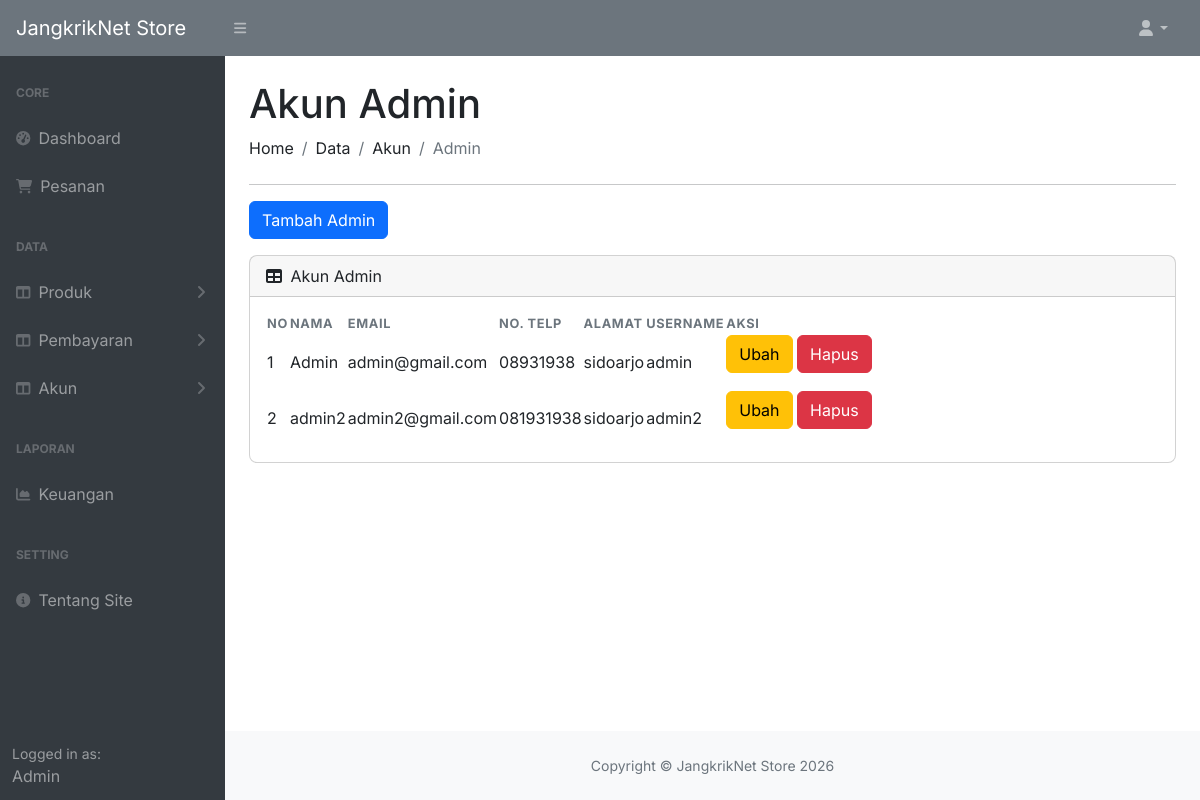
Page /admin/admin.php (signed in) on the committed database.
### tables this page shows
CREATE TABLE `user` (
  `id` int NOT NULL AUTO_INCREMENT,
  `nama` varchar(128) DEFAULT NULL,
  `username` varchar(128) DEFAULT NULL,
  `password` varchar(255) DEFAULT NULL,
  `email` varchar(128) DEFAULT NULL,
  `alamat` varchar(128) DEFAULT NULL,
  `no_telp` varchar(20) DEFAULT NULL,
  `role` enum('admin','user') DEFAULT 'user',
  PRIMARY KEY (`id`),
  UNIQUE KEY `username` (`username`),
  UNIQUE KEY `email` (`email`)
);

### config/function.php (called while the page is built, shortened)
<?php
require_once __DIR__ . '/db.php';
function query_all($query) {
    global $conn;
    $result = $conn->query($query);
    $data = [];
    if ($result) {
        while ($row = $result->fetch_assoc()) {
            $data[] = $row;
        }
        return [
            'status' => true,
            'message' => 'Data berhasil diambil',
            'data' => $data
        ];
    }
    return [
        'status' => false,
        'message' => 'Query gagal: ' . $conn->error,
        'data' => null
    ];
}
function get_all_users() {
    $query = "SELECT id, nama, username, email, alamat, no_telp, role FROM user";
    return query_all($query);
}

### admin/admin.php (the view, shortened to what this page needs)
<?php
include 'header.php';
$result = get_all_users();
$admin_list = array_filter($result['data'] ?? [], function($user) {
    return $user['role'] === 'admin';
});
?>
<div id="layoutSidenav_content">
    <main>
        <div class="container-fluid px-4">
            <h1 class="mt-4">Akun Admin</h1>
            <ol class="breadcrumb mb-4">
                <li class="breadcrumb-item">Home</li>
                <li class="breadcrumb-item">Data</li>
                <li class="breadcrumb-item">Akun</li>
                <li class="breadcrumb-item active">Admin</li>
            </ol>
            <hr>
            <button type="button" class="btn btn-primary mb-3" data-bs-toggle="modal" data-bs-target="#staticBackdrop">
                Tambah Admin
            </button>
            <div class="card mb-4">
                <div class="card-header">
                    <i class="fas fa-table me-1"></i>
                    Akun Admin
                </div>
                <div class="card-body">
                    <table id="datatablesSimple">
                        <thead>
                            <tr>
                                <th>No</th>
                                <th>Nama</th>
                                <th>Email</th>
                                <th>No. Telp</th>
                                <th>Alamat</th>
                                <th>Username</th>
                                <th>Aksi</th>
                            </tr>
                        </thead>
                        <tbody>
                            <?php
                            $no = 1;
                            foreach ($admin_list as $a):
                            ?>
                            <tr>
                                <td><?= $no++ ?></td>
                                <td><?= $a['nama'] ?></td>
                                <td><?= $a['email'] ?></td>
                                <td><?= $a['no_telp'] ?></td>
                                <td><?= $a['alamat'] ?></td>
                                <td><?= $a['username'] ?></td>
                                <td>
                                    <button type="button" class="btn btn-warning mb-3" data-bs-toggle="modal" data-bs-target="#staticBackdropUbah<?= $a['id'] ?>">
                                        Ubah
                                    </button>
                                    <button type="button" class="btn btn-danger mb-3" data-bs-toggle="modal" data-bs-target="#staticBackdropHapus<?= $a['id'] ?>">
                                        Hapus
                                    </button>
                                </td>
                            </tr>
                            <?php endforeach; ?>
                        </tbody>
                    </table>
                </div>
            </div>
        </div>
    </main>
    <?php
    include 'footer.php';
    ?>

### admin/css/custom-admin.css (style rules this page uses)
body { font-family: 'Inter', -apple-system, BlinkMacSystemFont, sans-serif; }
.card { border-radius: 0.5rem; }
#datatablesSimple th { font-size: 0.8rem; text-transform: uppercase; letter-spacing: 0.05em; color: #6c757d; }

### rows in the picture
user: nama "Admin", email "admin@gmail.com", no_telp "08931938", alamat "sidoarjo", username "admin"
user: nama "admin2", email "admin2@gmail.com", no_telp "081931938", alamat "sidoarjo", username "admin2"

### other values in the picture
$app_name "JangkrikNet Store"
$_SESSION['nama'] "Admin"
